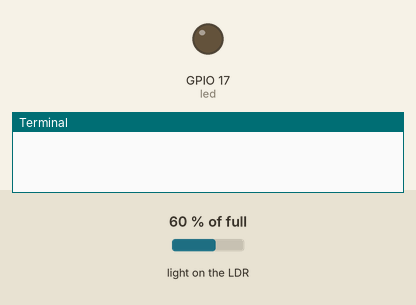
This program was run on a simulated Raspberry Pi (BCM pin numbers). Shown: output pins drawn as LEDs (lit = HIGH), the last lines printed to the terminal. The test bench sets the inputs (shaded band); at power-on: light on the LDR 60 % of full.

Above: at 1.2 s.
1.3 s: light on the LDR set to 12 % of full
2.9 s: light on the LDR set to 9 % of full
At 3.6 s:
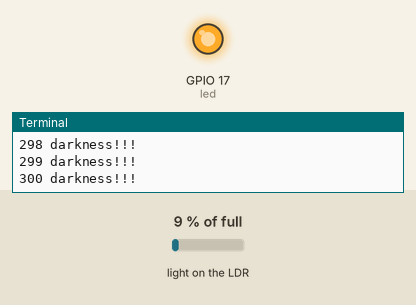
4.7 s: light on the LDR set to 25 % of full
At 5.9 s:
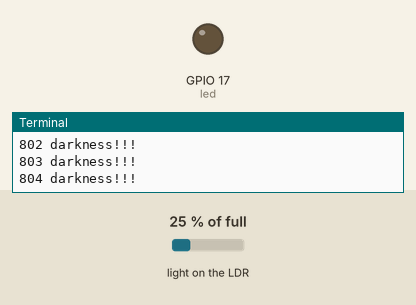
6.2 s: light on the LDR set to 2 % of full
At 7.3 s:
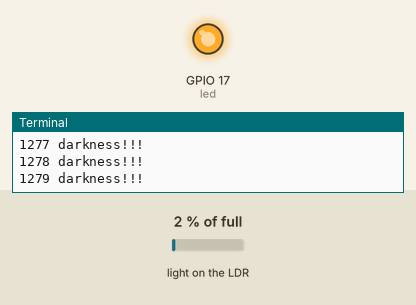
Timing chart, 0 to 9.0 s (numbered marks = the images above; inputs shaded):
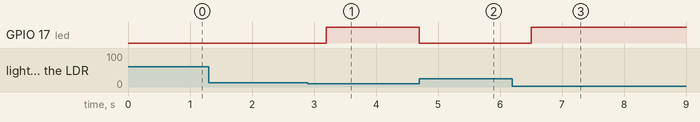

The program:

light.py
```python
#!/usr/bin/env python3

from gpiozero import LightSensor,LED
from time import sleep

sens = LightSensor(4,charge_time_limit=0.03)
led = LED(17)

num = 0


while True:
    if sens.light_detected:
        led.off()
    else:
        led.on()
        num = num+1
        print(str(num)+" darkness!!!")
```

Measured:
- the behaviour switches between 11 and 10 % of full on light on the LDR (found by bisection; images 0 and 1)
- after the input at 1.3 s, every drawn part: stays the same
- after the input at 2.9 s, GPIO 17 (led): LOW → HIGH after 0.30 s
- after the input at 4.7 s, GPIO 17 (led): HIGH → LOW at once
- after the input at 6.2 s, GPIO 17 (led): LOW → HIGH after 0.30 s
